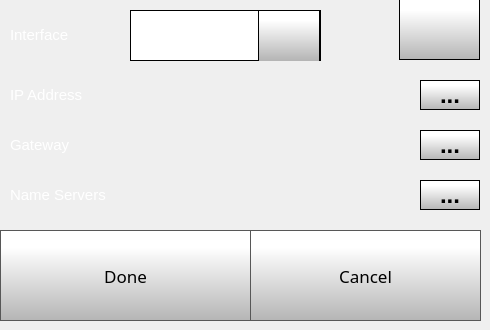
    <widget class="QWidget" name="staticIPSettingsPage">
     <widget class="QPushButton" name="staticIPSettingsDoneButton">
      <property name="geometry">
       <rect>
        <x>0</x>
        <y>230</y>
        <width>251</width>
        <height>91</height>
       </rect>
      </property>
      <property name="font">
       <font>
        <family>Gotham</family>
        <pointsize>13</pointsize>
       </font>
      </property>
      <property name="contextMenuPolicy">
       <enum>Qt::NoContextMenu</enum>
      </property>
      <property name="styleSheet">
       <string notr="true">QPushButton {
     border: 1px solid rgb(87, 87, 87);
	background-color: qlineargradient(spread:pad, x1:0, y1:1, x2:0, y2:0.188, stop:0 rgba(180, 180, 180, 255), stop:1 rgba(255, 255, 255, 255));


}

QPushButton:pressed {
    background-color: qlineargradient(x1: 0, y1: 0, x2: 0, y2: 1,
                                      stop: 0 #dadbde, stop: 1 #f6f7fa);
}

QPushButton:flat {
    border: none; /* no border for a flat push button */
}

QPushButton:default {
    border-color: navy; /* make the default button prominent */
}

QPushButton:focus {
	outline: none;
}</string>
      </property>
      <property name="text">
       <string>Done</string>
      </property>
      <property name="iconSize">
       <size>
        <width>40</width>
        <height>40</height>
       </size>
      </property>
     </widget>
     <widget class="QPushButton" name="staticIPSettingsCancelButton">
      <property name="geometry">
       <rect>
        <x>250</x>
        <y>230</y>
        <width>231</width>
        <height>91</height>
       </rect>
      </property>
      <property name="font">
       <font>
        <family>Gotham</family>
        <pointsize>13</pointsize>
       </font>
      </property>
      <property name="contextMenuPolicy">
       <enum>Qt::NoContextMenu</enum>
      </property>
      <property name="styleSheet">
       <string notr="true">QPushButton {
     border: 1px solid rgb(87, 87, 87);
	background-color: qlineargradient(spread:pad, x1:0, y1:1, x2:0, y2:0.188, stop:0 rgba(180, 180, 180, 255), stop:1 rgba(255, 255, 255, 255));


}

QPushButton:pressed {
    background-color: qlineargradient(x1: 0, y1: 0, x2: 0, y2: 1,
                                      stop: 0 #dadbde, stop: 1 #f6f7fa);
}

QPushButton:flat {
    border: none; /* no border for a flat push button */
}

QPushButton:default {
    border-color: navy; /* make the default button prominent */
}

QPushButton:focus {
	outline: none;
}</string>
      </property>
      <property name="text">
       <string>Cancel</string>
      </property>
      <property name="iconSize">
       <size>
        <width>40</width>
        <height>40</height>
       </size>
      </property>
     </widget>
     <widget class="QWidget" name="ethStaticSettings" native="true">
      <property name="enabled">
       <bool>true</bool>
      </property>
      <property name="geometry">
       <rect>
        <x>0</x>
        <y>70</y>
        <width>481</width>
        <height>151</height>
       </rect>
      </property>
      <property name="contextMenuPolicy">
       <enum>Qt::NoContextMenu</enum>
      </property>
      <widget class="QLabel" name="staticIPLabel">
       <property name="geometry">
        <rect>
         <x>10</x>
         <y>10</y>
         <width>110</width>
         <height>30</height>
        </rect>
       </property>
       <property name="font">
        <font>
         <family>MS Shell Dlg 2</family>
         <pointsize>11</pointsize>
         <weight>50</weight>
         <bold>false</bold>
        </font>
       </property>
       <property name="contextMenuPolicy">
        <enum>Qt::NoContextMenu</enum>
       </property>
       <property name="styleSheet">
        <string notr="true">color: rgb(255, 255, 255);</string>
       </property>
       <property name="text">
        <string>IP Address</string>
       </property>
      </widget>
      <widget class="QLabel" name="staticIPGatewayLabel">
       <property name="geometry">
        <rect>
         <x>10</x>
         <y>60</y>
         <width>110</width>
         <height>30</height>
        </rect>
       </property>
       <property name="font">
        <font>
         <family>MS Shell Dlg 2</family>
         <pointsize>11</pointsize>
         <weight>50</weight>
         <bold>false</bold>
        </font>
       </property>
       <property name="contextMenuPolicy">
        <enum>Qt::NoContextMenu</enum>
       </property>
       <property name="styleSheet">
        <string notr="true">color: rgb(255, 255, 255);</string>
       </property>
       <property name="text">
        <string>Gateway</string>
       </property>
      </widget>
      <widget class="QPushButton" name="staticIPGatewayKeyboardButton">
       <property name="geometry">
        <rect>
         <x>420</x>
         <y>60</y>
         <width>60</width>
         <height>30</height>
        </rect>
       </property>
       <property name="font">
        <font>
         <family>MS Shell Dlg 2</family>
         <pointsize>18</pointsize>
         <weight>75</weight>
         <bold>true</bold>
        </font>
       </property>
       <property name="contextMenuPolicy">
        <enum>Qt::NoContextMenu</enum>
       </property>
       <property name="styleSheet">
        <string notr="true">QPushButton {
     border: 1px solid rgb(0, 0, 0);
	background-color: qlineargradient(spread:pad, x1:0, y1:1, x2:0, y2:0.188, stop:0 rgba(180, 180, 180, 255), stop:1 rgba(255, 255, 255, 255));


}

QPushButton:pressed {
    background-color: qlineargradient(x1: 0, y1: 0, x2: 0, y2: 1,
                                      stop: 0 #dadbde, stop: 1 #f6f7fa);
}

QPushButton:flat {
    border: none; /* no border for a flat push button */
}

QPushButton:default {
    border-color: navy; /* make the default button prominent */
}

QPushButton:focus {
	outline: none;
}</string>
       </property>
       <property name="text">
        <string>...</string>
       </property>
       <property name="iconSize">
        <size>
         <width>40</width>
         <height>40</height>
        </size>
       </property>
      </widget>
      <widget class="QPushButton" name="staticIPKeyboardButton">
       <property name="enabled">
        <bool>true</bool>
       </property>
       <property name="geometry">
        <rect>
         <x>420</x>
         <y>10</y>
         <width>60</width>
         <height>30</height>
        </rect>
       </property>
       <property name="font">
        <font>
         <family>MS Shell Dlg 2</family>
         <pointsize>18</pointsize>
         <weight>75</weight>
         <bold>true</bold>
        </font>
       </property>
       <property name="contextMenuPolicy">
        <enum>Qt::NoContextMenu</enum>
       </property>
       <property name="autoFillBackground">
        <bool>false</bool>
       </property>
       <property name="styleSheet">
        <string notr="true">QPushButton {
     border: 1px solid rgb(0, 0, 0);
	background-color: qlineargradient(spread:pad, x1:0, y1:1, x2:0, y2:0.188, stop:0 rgba(180, 180, 180, 255), stop:1 rgba(255, 255, 255, 255));


}

QPushButton:pressed {
    background-color: qlineargradient(x1: 0, y1: 0, x2: 0, y2: 1,
                                      stop: 0 #dadbde, stop: 1 #f6f7fa);
}

QPushButton:flat {
    border: none; /* no border for a flat push button */
}

QPushButton:default {
    border-color: navy; /* make the default button prominent */
}

QPushButton:focus {
	outline: none;
}</string>
       </property>
       <property name="text">
        <string>...</string>
       </property>
       <property name="iconSize">
        <size>
         <width>40</width>
         <height>40</height>
        </size>
       </property>
      </widget>
      <widget class="QPushButton" name="staticIPNameServerKeyboardButton">
       <property name="geometry">
        <rect>
         <x>420</x>
         <y>110</y>
         <width>60</width>
         <height>30</height>
        </rect>
       </property>
       <property name="font">
        <font>
         <family>MS Shell Dlg 2</family>
         <pointsize>18</pointsize>
         <weight>75</weight>
         <bold>true</bold>
        </font>
       </property>
       <property name="contextMenuPolicy">
        <enum>Qt::NoContextMenu</enum>
       </property>
       <property name="styleSheet">
        <string notr="true">QPushButton {
     border: 1px solid rgb(0, 0, 0);
	background-color: qlineargradient(spread:pad, x1:0, y1:1, x2:0, y2:0.188, stop:0 rgba(180, 180, 180, 255), stop:1 rgba(255, 255, 255, 255));


}

QPushButton:pressed {
    background-color: qlineargradient(x1: 0, y1: 0, x2: 0, y2: 1,
                                      stop: 0 #dadbde, stop: 1 #f6f7fa);
}

QPushButton:flat {
    border: none; /* no border for a flat push button */
}

QPushButton:default {
    border-color: navy; /* make the default button prominent */
}

QPushButton:focus {
	outline: none;
}</string>
       </property>
       <property name="text">
        <string>...</string>
       </property>
       <property name="iconSize">
        <size>
         <width>40</width>
         <height>40</height>
        </size>
       </property>
      </widget>
      <widget class="QLabel" name="staticIPNameServerLabel">
       <property name="geometry">
        <rect>
         <x>10</x>
         <y>110</y>
         <width>110</width>
         <height>30</height>
        </rect>
       </property>
       <property name="font">
        <font>
         <family>MS Shell Dlg 2</family>
         <pointsize>11</pointsize>
         <weight>50</weight>
         <bold>false</bold>
        </font>
       </property>
       <property name="contextMenuPolicy">
        <enum>Qt::NoContextMenu</enum>
       </property>
       <property name="styleSheet">
        <string notr="true">color: rgb(255, 255, 255);</string>
       </property>
       <property name="text">
        <string>Name Servers</string>
       </property>
      </widget>
     </widget>
     <widget class="QComboBox" name="staticIPComboBox">
      <property name="geometry">
       <rect>
        <x>130</x>
        <y>10</y>
        <width>191</width>
        <height>51</height>
       </rect>
      </property>
      <property name="font">
       <font>
        <family>Gotham</family>
        <pointsize>20</pointsize>
       </font>
      </property>
      <property name="contextMenuPolicy">
       <enum>Qt::NoContextMenu</enum>
      </property>
      <property name="styleSheet">
       <string notr="true"> QScrollBar:vertical {
     border: 1px solid black;
border-radius: 5px;
    background-color: rgb(40,40,40);
     width: 60px;
     margin: 67px 0 67px 0;
 }

/* Sets up the color and height of handle */
QScrollBar::handle:vertical {
border-radius: 5px;
background: qlineargradient(spread:pad, x1:0, y1:1, x2:0, y2:0.188, stop:0 rgba(180, 180, 180, 255), stop:1 rgba(255, 255, 255, 255));
min-height: 7px;
}


QScrollBar::add-line:vertical {
     border: 1px solid black;
background: qlineargradient(spread:pad, x1:0, y1:1, x2:0, y2:0.188, stop:0 rgba(180, 180, 180, 255), stop:1 rgba(255, 255, 255, 255));
     height:65px;
border-radius: 5px;
     subcontrol-position: bottom;
     subcontrol-origin: margin;
 }

 QScrollBar::sub-line:vertical {
     border: 1px solid black;
background: qlineargradient(spread:pad, x1:0, y1:1, x2:0, y2:0.188, stop:0 rgba(180, 180, 180, 255), stop:1 rgba(255, 255, 255, 255));
     height: 65px;
border-radius: 5px;
     subcontrol-position: top;
     subcontrol-origin: margin;
 }

QScrollBar::up-arrow:vertical {
 image: url(./templates/img/arrows.png);
    width: 40px;
    height: 40px;
 padding: 5px;
 }
QScrollBar::down-arrow:vertical {
 image: url(./templates/img/arrows-5.png);
    width: 40px;
    height: 40px;
 padding: 5px;
 }

/* need this to get rid of crosshatching on scrollbar background */
QScrollBar::add-page:vertical, QScrollBar::sub-page:vertical {
background: none;
}

QComboBox {
border: 1px solid black;
    padding: 0px 18px 0px 3px;
    min-width: 6em;

}

QComboBox::item {
	color: rgb(0, 0, 0);
}

QComboBox:editable {
    background: white;
}

QComboBox:!editable, QComboBox::drop-down:editable {
background: white;
}

/* QComboBox gets the &quot;on&quot; state when the popup is open */
QComboBox:!editable:on, QComboBox::drop-down:editable:on {
background: white;
}


QComboBox::drop-down {
border-left: 1px solid black;
border-right: 1px solid black;
	background-color: qlineargradient(spread:pad, x1:0, y1:1, x2:0, y2:0.188, stop:0 rgba(180, 180, 180, 255), stop:1 rgba(255, 255, 255, 255));
    width: 60px;
     height: 50px;

}

QComboBox::down-arrow {

image: url(./templates/img/arrows-5.png);
width: 30px;
height: 30px;

}


QComboBox QAbstractItemView {
    selection-background-color: rgb(40, 40, 40);
    background: white;
}</string>
      </property>
      <property name="editable">
       <bool>false</bool>
      </property>
      <property name="maxVisibleItems">
       <number>8</number>
      </property>
      <property name="iconSize">
       <size>
        <width>30</width>
        <height>30</height>
       </size>
      </property>
     </widget>
     <widget class="QLabel" name="staticIPINterfaceLabel">
      <property name="geometry">
       <rect>
        <x>10</x>
        <y>20</y>
        <width>110</width>
        <height>30</height>
       </rect>
      </property>
      <property name="font">
       <font>
        <family>MS Shell Dlg 2</family>
        <pointsize>11</pointsize>
        <weight>50</weight>
        <bold>false</bold>
       </font>
      </property>
      <property name="contextMenuPolicy">
       <enum>Qt::NoContextMenu</enum>
      </property>
      <property name="styleSheet">
       <string notr="true">color: rgb(255, 255, 255);</string>
      </property>
      <property name="text">
       <string>Interface</string>
      </property>
     </widget>
     <widget class="QPushButton" name="deleteStaticIPSettingsButton">
      <property name="enabled">
       <bool>true</bool>
      </property>
      <property name="geometry">
       <rect>
        <x>399</x>
        <y>-1</y>
        <width>81</width>
        <height>61</height>
       </rect>
      </property>
      <property name="font">
       <font>
        <family>MS Shell Dlg 2</family>
        <pointsize>18</pointsize>
        <weight>75</weight>
        <bold>true</bold>
       </font>
      </property>
      <property name="contextMenuPolicy">
       <enum>Qt::NoContextMenu</enum>
      </property>
      <property name="autoFillBackground">
       <bool>false</bool>
      </property>
      <property name="styleSheet">
       <string notr="true">QPushButton {
     border: 1px solid rgb(0, 0, 0);
	background-color: qlineargradient(spread:pad, x1:0, y1:1, x2:0, y2:0.188, stop:0 rgba(180, 180, 180, 255), stop:1 rgba(255, 255, 255, 255));


}

QPushButton:pressed {
    background-color: qlineargradient(x1: 0, y1: 0, x2: 0, y2: 1,
                                      stop: 0 #dadbde, stop: 1 #f6f7fa);
}

QPushButton:flat {
    border: none; /* no border for a flat push button */
}

QPushButton:default {
    border-color: navy; /* make the default button prominent */
}

QPushButton:focus {
	outline: none;
}</string>
      </property>
      <property name="text">
       <string/>
      </property>
      <property name="icon">
       <iconset>
        <normaloff>templates/img/delete.png</normaloff>templates/img/delete.png</iconset>
      </property>
      <property name="iconSize">
       <size>
        <width>40</width>
        <height>40</height>
       </size>
      </property>
     </widget>
    </widget>
